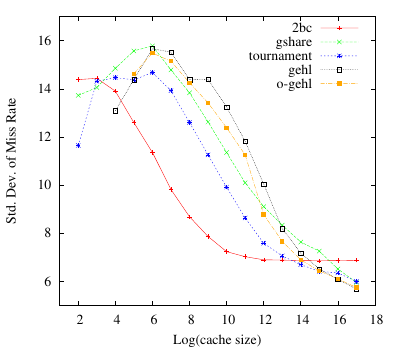

gnuplot code for this plot:
set terminal postscript eps enhanced font "Times-Roman" 20
set size 0.8, 1.0
set output "graph1-stddev.eps"

set xrange[1:18]
set yrange [5:17]
set xlabel "Log(cache size)"
set ylabel "Std. Dev. of Miss Rate"
#set title "Graph 1 Std. Deviation"

plot 'graph1.dat' using ($1):($3) title '2bc' with linespoints lc rgbcolor 'red',\
               '' using ($1):($5) title 'gshare' with linespoints lc rgbcolor 'green',\
               '' using ($1):($7) title 'tournament' with linespoints lc rgbcolor 'blue',\
               '' using ($1):($9) title 'gehl' with linespoints lc rgbcolor 'black',\
               '' using ($1):($11) title 'o-gehl' with linespoints lc rgbcolor 'orange'
